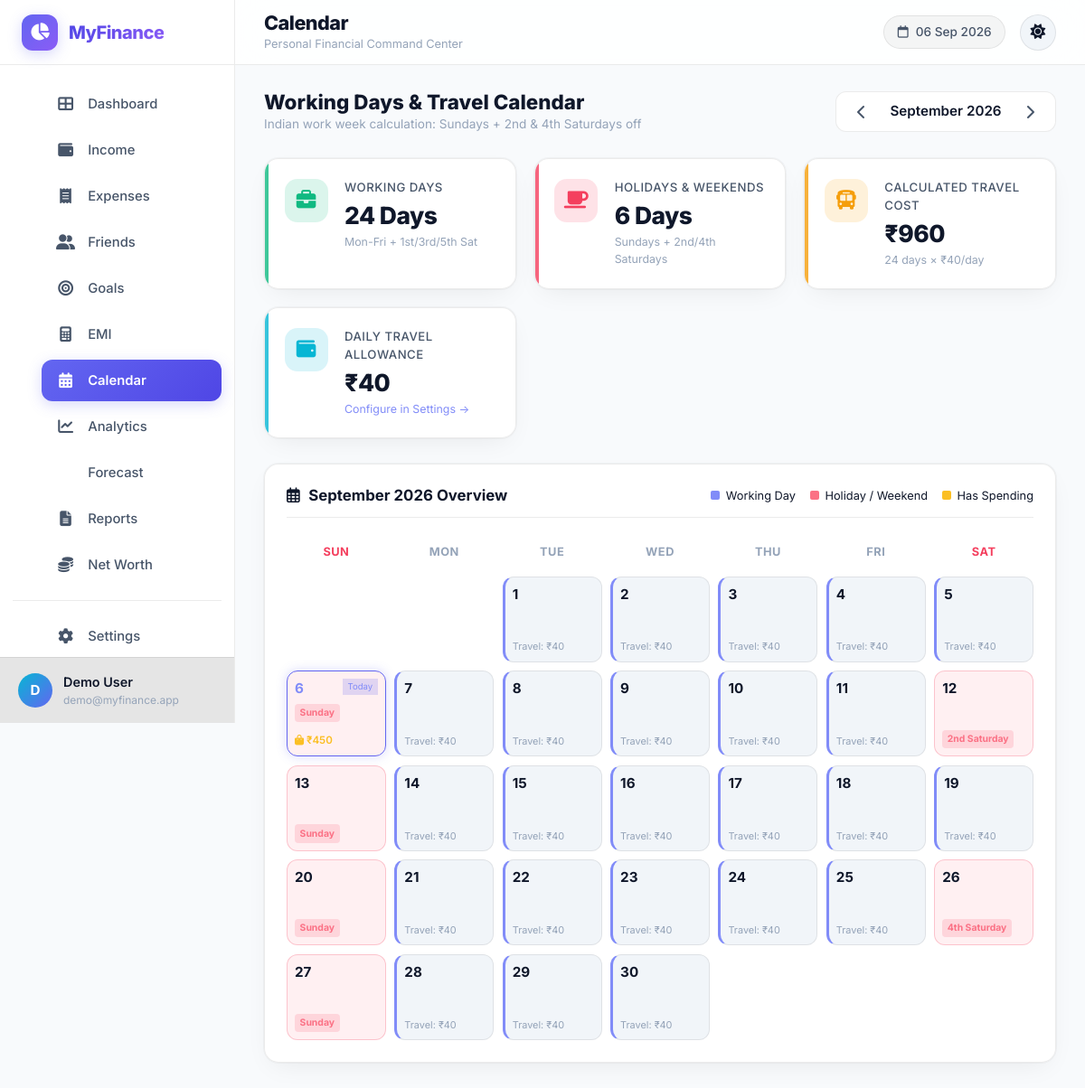
The page /public/calendar-view.php (signed in) on the database its author committed.
### tables this page shows
CREATE TABLE `users` (
  `id` INT UNSIGNED NOT NULL AUTO_INCREMENT,
  `name` VARCHAR(100) NOT NULL,
  `email` VARCHAR(150) NOT NULL,
  `password_hash` VARCHAR(255) NOT NULL,
  `avatar` VARCHAR(255) DEFAULT NULL,
  `theme` ENUM('dark','light') DEFAULT 'light',
  `created_at` DATETIME NOT NULL DEFAULT CURRENT_TIMESTAMP,
  `updated_at` DATETIME NOT NULL DEFAULT CURRENT_TIMESTAMP ON UPDATE CURRENT_TIMESTAMP,
  PRIMARY KEY (`id`),
  UNIQUE KEY `uk_email` (`email`)
);

CREATE TABLE `financial_settings` (
  `id` INT UNSIGNED NOT NULL AUTO_INCREMENT,
  `user_id` INT UNSIGNED NOT NULL,
  `salary` DECIMAL(12,2) NOT NULL DEFAULT 18000.00,
  `salary_date` TINYINT UNSIGNED NOT NULL DEFAULT 1,
  `daily_travel_cost` DECIMAL(8,2) NOT NULL DEFAULT 40.00,
  `recharge_amount` DECIMAL(8,2) NOT NULL DEFAULT 349.00,
  `recharge_interval_days` INT UNSIGNED NOT NULL DEFAULT 90,
  `recharge_provider` VARCHAR(100) DEFAULT 'Jio',
  `next_recharge_date` DATE DEFAULT NULL,
  `current_cash` DECIMAL(12,2) NOT NULL DEFAULT 2000.00,
  `bank_balance` DECIMAL(12,2) NOT NULL DEFAULT 0.00,
  `upi_balance` DECIMAL(12,2) NOT NULL DEFAULT 0.00,
  `sunday_holiday` TINYINT(1) NOT NULL DEFAULT 1,
  `second_saturday_holiday` TINYINT(1) NOT NULL DEFAULT 1,
  `fourth_saturday_holiday` TINYINT(1) NOT NULL DEFAULT 1,
  `emi_comfortable_pct` DECIMAL(5,2) DEFAULT 20.00,
  `emi_moderate_pct` DECIMAL(5,2) DEFAULT 30.00,
  `emi_high_pct` DECIMAL(5,2) DEFAULT 40.00,
  `emergency_fund_months` TINYINT UNSIGNED DEFAULT 6,
  `created_at` DATETIME NOT NULL DEFAULT CURRENT_TIMESTAMP,
  `updated_at` DATETIME NOT NULL DEFAULT CURRENT_TIMESTAMP ON UPDATE CURRENT_TIMESTAMP,
  PRIMARY KEY (`id`),
  UNIQUE KEY `uk_user` (`user_id`),
  CONSTRAINT `fk_settings_user` FOREIGN KEY (`user_id`) REFERENCES `users`(`id`) ON DELETE CASCADE
);

### public/calendar-view.php (the view, shortened to what the rows shown need)
<?php
require_once __DIR__ . '/../includes/auth.php';
require_once __DIR__ . '/../includes/functions.php';
require_once __DIR__ . '/../includes/calendar.php';
$userId = getCurrentUserId();
$settings = getUserSettings($userId);
$year = (int)($_GET['year'] ?? date('Y'));
$month = (int)($_GET['month'] ?? date('n'));
$calData = getCalendarData($year, $month, $settings);
$workingDays = getWorkingDays($year, $month, $settings);
$dailyTravel = (float)$settings['daily_travel_cost'];
$totalTravelCost = $workingDays * $dailyTravel;
include __DIR__ . '/../includes/header.php';
?>
<div class="period-selector">
    <div>
        <h2 style="font-size: 1.4rem; font-weight: 800; margin: 0;">Working Days & Travel Calendar</h2>
    </div>
</div>
<div class="overview-grid" style="grid-template-columns: repeat(auto-fit, minmax(220px, 1fr));">
    <div class="stat-card stat-friends" data-animate>
        <div class="stat-content">
            <div class="stat-label">Calculated Travel Cost</div>
            <div class="stat-value" data-count="<?= $totalTravelCost ?>"><?= formatINR($totalTravelCost) ?></div>
            <div class="stat-meta"><?= $workingDays ?> days × <?= formatINR($dailyTravel) ?>/day</div>
        </div>
    </div>
    <div class="stat-card stat-balance" data-animate>
        <div class="stat-content">
            <div class="stat-label">Daily Travel Allowance</div>
            <div class="stat-value" data-count="<?= $dailyTravel ?>"><?= formatINR($dailyTravel) ?></div>
            <div class="stat-meta"><a href="settings.php" style="color: var(--primary-light);">Configure in Settings &rarr;</a></div>
        </div>
    </div>
</div>
<div class="calendar-card" data-animate>
    <div class="calendar-grid">
        <?php foreach ($calData['days'] as $day):
        ?>
        <div class="calendar-day-cell <?= $day['isHoliday'] ? 'is-holiday' : 'is-working' ?> <?= $day['isToday'] ? 'is-today' : '' ?>">
            <div style="display: flex; justify-content: space-between; align-items: flex-start;">
                <span class="calendar-date-num" style="color: <?= $day['isToday'] ? 'var(--primary-light)' : 'inherit' ?>;">
                    <?= $day['day'] ?>
                </span>
            </div>
            <?php if ($day['isHoliday']): ?>
            <div>
                <span class="calendar-holiday-tag"><?= e($day['holidayType']) ?></span>
            </div>
            <?php else: ?>
            <div style="font-size: 0.68rem; color: var(--text-muted); margin-top: 0.2rem;">
                Travel: <?= formatINR($dailyTravel) ?>
            </div>
            <?php endif; ?>
        </div>
        <?php endforeach; ?>
    </div>
</div>
<?php include __DIR__ . '/../includes/footer.php'; ?>

### includes/header.php (shortened to what the rows shown need)
<?php
$currentUser = getCurrentUser();
$userTheme = $_SESSION['user_theme'] ?? 'light';
?>
<!DOCTYPE html>
<html lang="en" data-theme="<?= e($userTheme) ?>">
<head>
    <link href="https://cdn.jsdelivr.net/npm/bootstrap@5.3.3/dist/css/bootstrap.min.css" rel="stylesheet">
    <link href="https://cdnjs.cloudflare.com/ajax/libs/font-awesome/6.5.1/css/all.min.css" rel="stylesheet">
    <link href="../assets/css/style.css" rel="stylesheet">
</head>
<body class="theme-<?= e($userTheme) ?>">
    <div class="app-wrapper" id="appWrapper">
        <aside class="sidebar" id="sidebar">
            <div class="sidebar-footer">
                <div class="user-card">
                    <div class="user-avatar">
                        <?= strtoupper(substr($currentUser['name'] ?? 'U', 0, 1)) ?>
                    </div>
                    <div class="user-info">
                        <div class="user-name"><?= e($currentUser['name'] ?? 'User') ?></div>
                        <div class="user-email"><?= e($currentUser['email'] ?? '') ?></div>
                    </div>
                </div>
            </div>
        </aside>
        <main class="main-content" id="mainContent">
            <header class="top-bar">
                <div class="top-bar-left">
                    <div class="page-title-area">
                        <h1 class="page-title"><?= e(PAGE_TITLE) ?></h1>
                    </div>
                </div>
            </header>
            <div class="content-wrapper">

### rows shown on the page
users: name "D", name "Demo User", email "demo@myfinance.app"
financial_settings: daily_travel_cost "₹960", daily_travel_cost "₹40"

### other values the page prints
APP_NAME "MyFinance"
PAGE_TITLE "Calendar"
getMonthName($month) "September"
$year "2026"
$workingDays "24"
$holidaysCount "6"
$day['day'] "1"
$day['day'] "2"
$day['day'] "3"
$day['day'] "4"
$day['day'] "5"
$day['day'] "6"
$day['holidayType'] "Sunday"
formatINR($expData['total']) "₹450"
$day['day'] "7"
